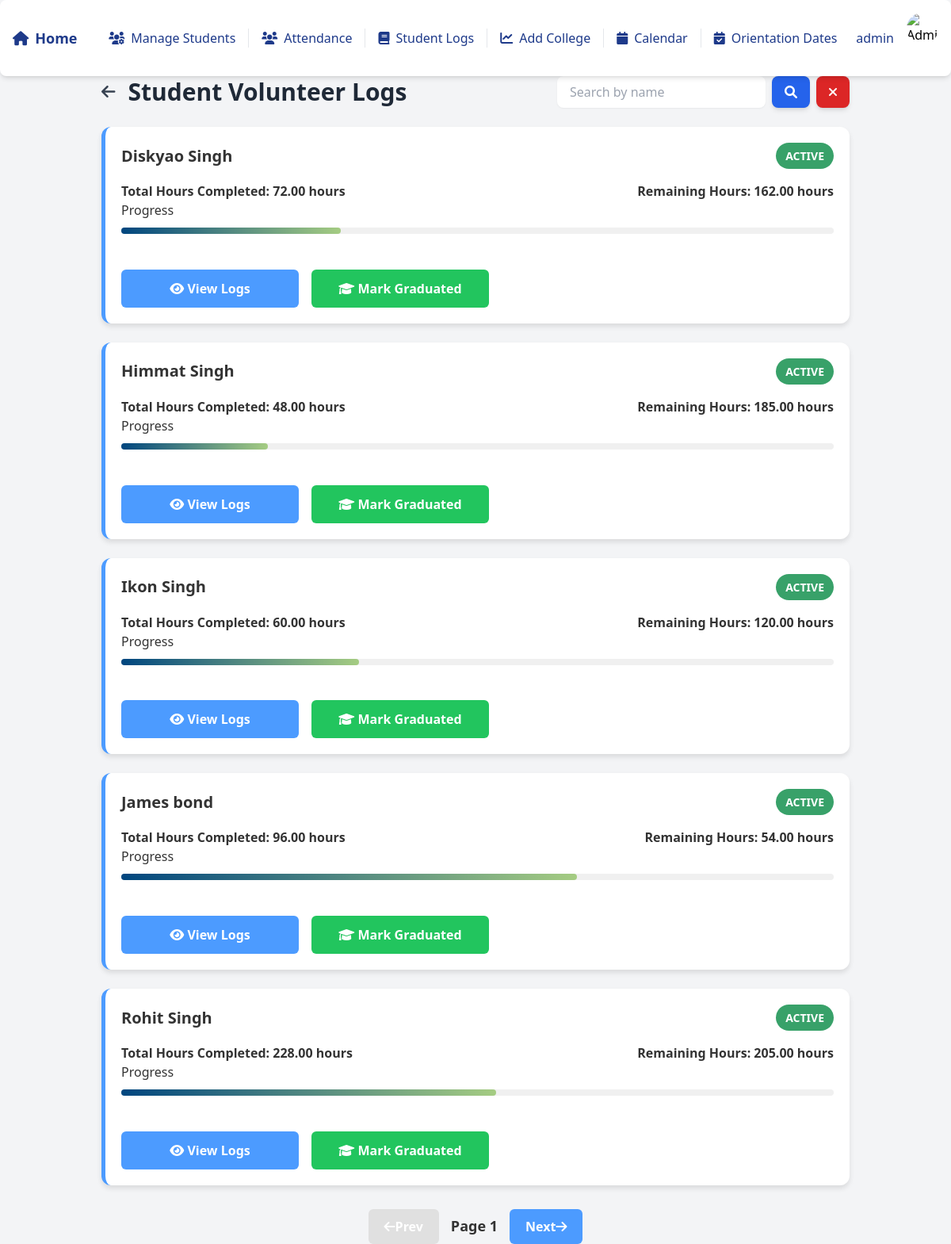
The app's page /student/logs/ (signed in), older data.
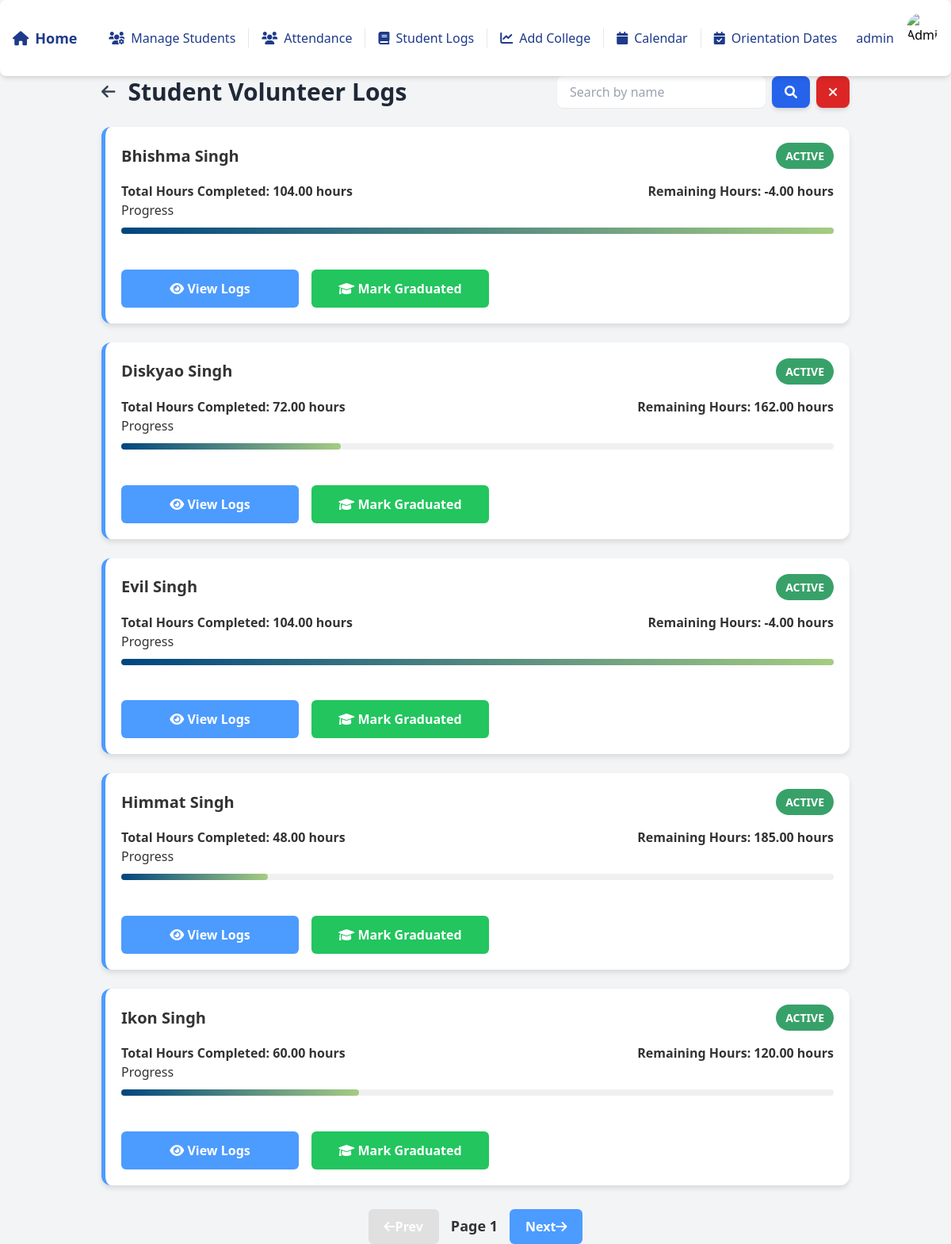
The same page, newer data.
### students/models.py (models this page shows, shortened)
class StudentProfile(models.Model):
    SHIFT_CHOICES = [
        ('Weekdays', 'Weekdays'),
        ('Weekends', 'Weekends'),
    ]
    WEEKDAYS_CHOICES = [
        ('Monday', 'Monday'),
        ('Tuesday', 'Tuesday'),
        ('Wednesday', 'Wednesday'),
        ('Thursday', 'Thursday'),
        ('Friday', 'Friday'),
    ]
    first_name = models.CharField(max_length=100)
    last_name = models.CharField(max_length=100)
    phone = models.CharField(max_length=15, default='')
    email = models.EmailField(unique=True)
    school = models.CharField(max_length=100)
    college = models.ForeignKey(College, on_delete=models.SET_NULL, null=True, blank=True)
    lchaim_training_completed = models.BooleanField(default=False)
    police_check = models.BooleanField(default=False)
    med_docs = models.BooleanField(default=False)
    hours_requested = models.IntegerField(null=True)
    hours_completed = models.PositiveIntegerField(default=0)
    shift_requested = models.CharField(max_length=10, choices=SHIFT_CHOICES)
    weekdays_selected = models.TextField(blank=True)
    assigned_shift = models.ForeignKey(Shift, on_delete=models.SET_NULL, null=True, blank=True, related_name="students")
    start_date = models.DateField(null=True)
    end_date = models.DateField(null=True)
    lchaim_orientation_date = models.ForeignKey(OrientationDate, on_delete=models.SET_NULL, null=True, blank=True)
    skills_book_completed = models.BooleanField(default=False)
    comments = models.TextField(blank=True, null=True)
    status = models.CharField(
        max_length=10,
        choices=[('Training', 'Training'), ('Graduated', 'Graduated')],
        default='Training'
    )

### students/views.py (the view)
    def wrap(request, *args, **kwargs):
        if not request.user.groups.filter(name='Admin').exists():
            return redirect('student_profile_list')
        return function(request, *args, **kwargs)

### students/views.py (called while the page is built)
def admin_required(function):
    def wrap(request, *args, **kwargs):
        if not request.user.groups.filter(name='Admin').exists():
            return redirect('student_profile_list')
        return function(request, *args, **kwargs)
    return wrap

### students/templates/student_logs.html (shortened to what this page needs)
<!DOCTYPE html>
<html lang="en">
<head>
    <script src="https://cdn.tailwindcss.com"></script>
    <link href="https://cdnjs.cloudflare.com/ajax/libs/font-awesome/5.15.4/css/all.min.css" rel="stylesheet">
</head>
<body class="bg-gray-100">
    {% include 'navbar.html' %}
    <div class="container mx-auto mt-24 px-4 lg:px-10">
        <div class="flex justify-between items-center mb-6">
            <div class="flex items-center">
                <a href="{% url 'student_profile_list' %}"
                    class="text-gray-700 hover:text-blue-600 transition duration-300 text-xl">
                    <i class="fas fa-arrow-left"></i>
                </a>
                <h1 class="text-3xl font-bold text-gray-800 ml-4">Student Volunteer Logs</h1>
            </div>
            <form method="get" class="flex items-center space-x-2">
                <input type="text" name="q" value="{{ query }}" placeholder="Search by name"
                    class="px-4 py-2 rounded-lg border-gray-300 shadow-sm focus:ring-blue-500 focus:border-blue-500">
                <button type="submit"
                    class="bg-blue-600 text-white px-4 py-2 rounded-lg shadow-md hover:bg-blue-700 transition duration-200">
                    <i class="fas fa-search"></i>
                </button>
                <button type="button" onclick="window.location.href='?'"
                    class="bg-red-600 text-white px-4 py-2 rounded-lg shadow-md hover:bg-red-500 transition duration-200">
                    <i class="fas fa-times"></i>
                </button>
            </form>
        </div>
        <div class="space-y-6" id="student-cards">
            {% for data in student_data %}
            <div class="card">
                <div class="card-header">
                    <div class="card-title">{{ data.student.first_name }} {{ data.student.last_name }}</div>
                    <div
                        class="status-label {% if data.status == 'Active' %}status-active{% else %}status-inactive{% endif %}">
                        {{ data.status }}
                    </div>
                </div>
                <div class="hours-wrapper">
                    <div class="hours-item">Total Hours Completed: {{ data.total_hours }} hours</div>
                    <div class="hours-item">Remaining Hours: {{ data.remaining_hours }} hours</div>
                </div>
                <div class="card-section">
                    <div class="section-header">Progress</div>
                    <div class="progress-bar-container">
                        <div class="progress-bar"
                            style="width: {% if data.progress_width > 100 %}100{% else %}{{ data.progress_width }}{% endif %}%;">
                        </div>
                    </div>
                </div>
                <div class="flex justify-content-center flex-row gap-4">
                <a href="{% url 'student_details' student_id=data.student.id %}" class="view-logs-btn w-56">
                    <i class="fas fa-eye"></i> View Logs
                </a>
                <button class="view-logs-btn w-56 bg-green-500 hover:bg-green-600" onclick="openModal({{ data.student.id }}, '{{ data.student.first_name }} {{ data.student.last_name }}')">
                    <i class="fas fa-graduation-cap"></i> Mark Graduated
                </button>
            </div>
            </div>
            {% endfor %}
        </div>
        <div class="pagination-container">
            <div class="pagination-wrapper">
                <button id="prev" class="pagination-btn" disabled>
                    <i class="fas fa-arrow-left"></i> Prev
                </button>
                <span id="page-info" class="pagination-info">Page 1</span>
                <button id="next" class="pagination-btn">
                    Next <i class="fas fa-arrow-right"></i>
                </button>
            </div>
        </div>
    </div>
</body>
</html>

Row changes from the older to the newer data that the page shows:
no longer on this page (row unchanged): StudentProfile: student.first_name "James", student.last_name "bond", status "ACTIVE", total_hours "96.00", remaining_hours "54.00", {{ data.progress_width }} 64.00 (drawn)
removed StudentProfile: student.first_name "Rohit", student.last_name "Singh", status "ACTIVE", total_hours "228.00", remaining_hours "205.00", {{ data.progress_width }} 52.66 (drawn)
added StudentProfile: student.first_name "Bhishma", student.last_name "Singh", status "ACTIVE", total_hours "104.00", remaining_hours "-4.00"
added StudentProfile: student.first_name "Evil", student.last_name "Singh", status "ACTIVE", total_hours "104.00", remaining_hours "-4.00"
